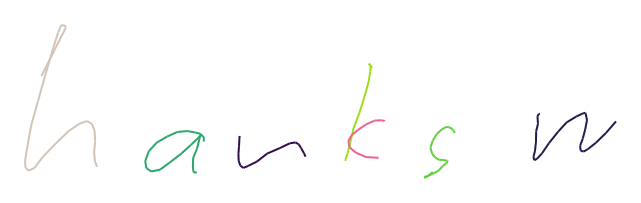
#> input picture handwriting-gen/lstm/Thanks_1.0_lstm.png, 641 x 203 px, found by its file name; its folder holds only this picture in this run
$ python plot_thickimages.py
#> lines starting #> are read from the running program, lines starting #| are printed output that depends on the picture; after the words box and inside, x2 and y2 are one past the last pixel; in counts of white or black regions, pixels touching at a corner belong together
import cv2
import os
import numpy as np
images = os.listdir('lstm')

for f in images:
    if '.png' in f:
        img = cv2.imread('lstm\\' + f, 2)
#> img: shape (203, 641); min 29, max 255, mean 252.9
        (_, img) = cv2.threshold(img, 200, 255, cv2.THRESH_BINARY)
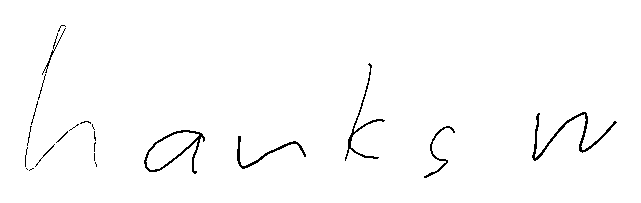
#> img: shape (203, 641); 98.5% white; black in thin lines or dots, all inside (x1, y1, x2, y2) = (25, 25, 617, 178)
        img = cv2.erode(img, np.ones((5, 5)), 5)
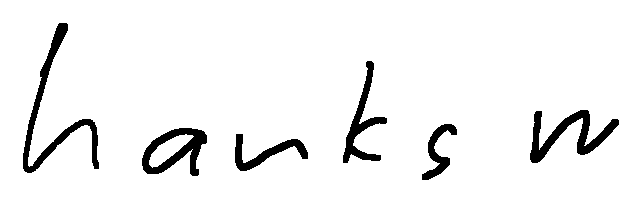
#> img: shape (203, 641); 94.3% white; 6 black regions, box (x1, y1, x2, y2) and area: (23, 23, 99, 173) 1856, (530, 110, 619, 163) 1560, (142, 128, 207, 176) 1352, (343, 61, 387, 163) 1158, (235, 134, 308, 171) 857, (422, 124, 457, 180) 671
        cv2.imwrite('lstm\\thickened' + f, img)

$ run again, on handwriting-gen/lstm/please_0.4_lstm.png
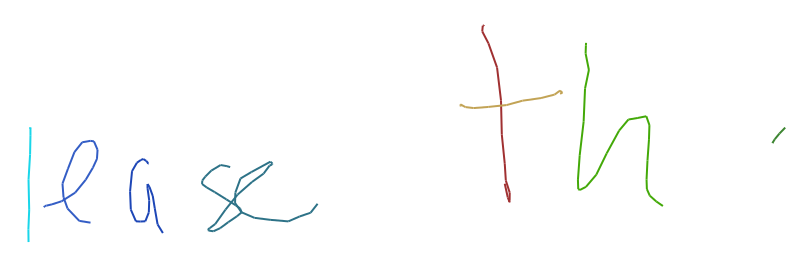
#> input picture handwriting-gen/lstm/please_0.4_lstm.png, 811 x 267 px, found by its file name
#> `(_, img) = cv2.threshold(img, 200, 255, cv2.THRESH_BINARY)`:
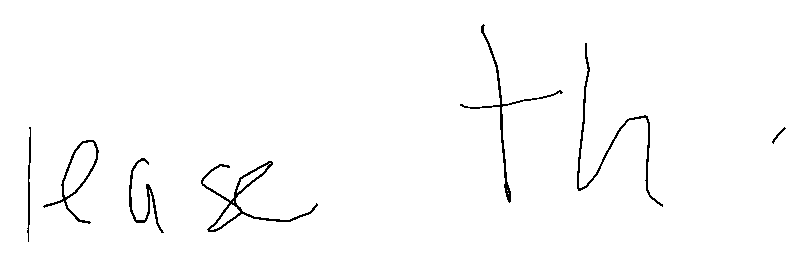
#> img: shape (267, 811); 98.4% white; black in thin lines or dots, all inside (x1, y1, x2, y2) = (27, 24, 786, 242)
#> `img = cv2.erode(img, np.ones((5, 5)), 5)`:
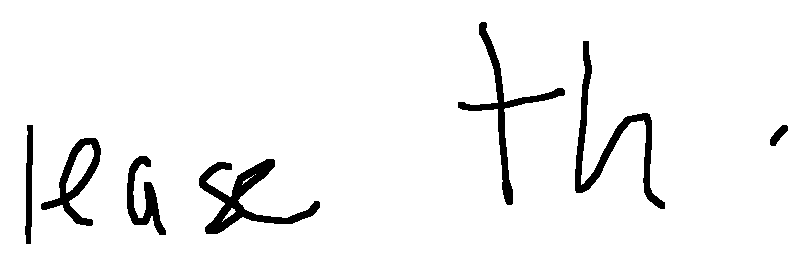
#> img: shape (267, 811); 95.1% white; 7 black regions, largest, box (x1, y1, x2, y2) and area: (199, 159, 320, 234) 2552, (575, 41, 665, 209) 2427, (458, 22, 565, 205) 2018

$ run again, on handwriting-gen/lstm/thickenedexcellent_0.2_lstm.png
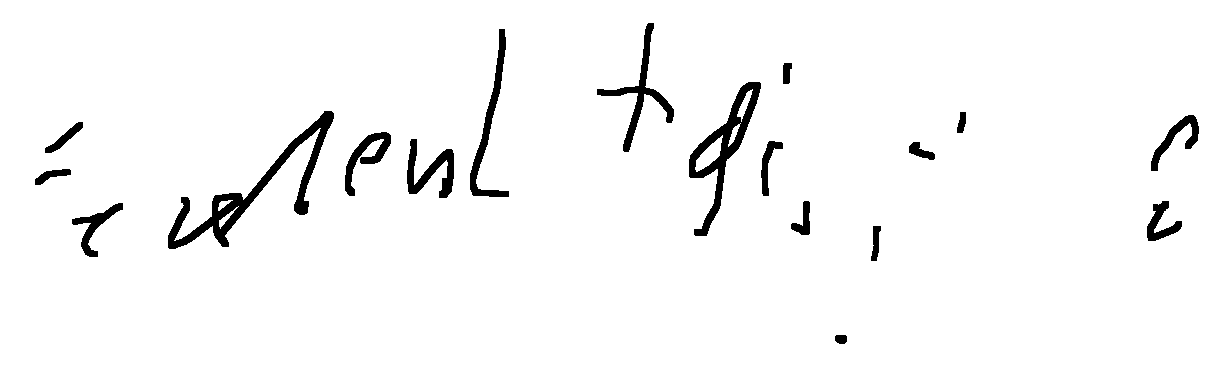
#> input picture handwriting-gen/lstm/thickenedexcellent_0.2_lstm.png, 1221 x 366 px, found by its file name
#> `img = cv2.erode(img, np.ones((5, 5)), 5)`:
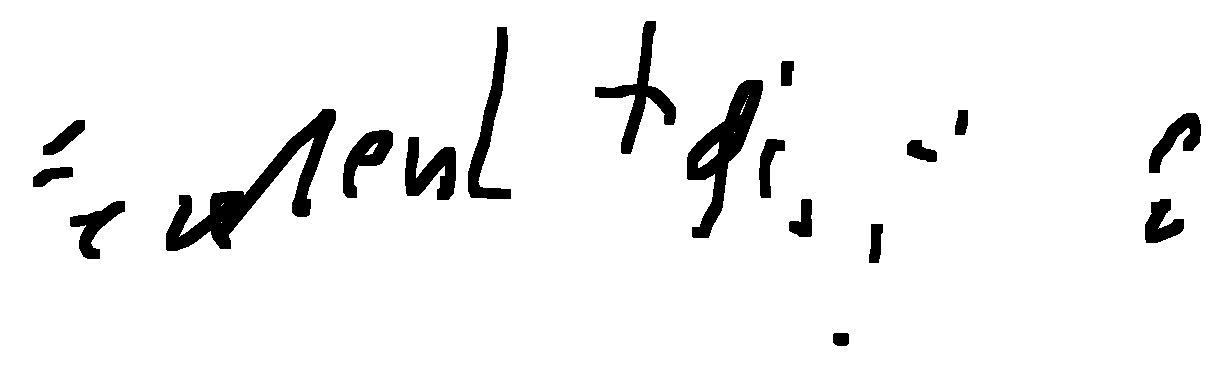
#> img: shape (366, 1221); 94.2% white; 18 black regions, largest, box (x1, y1, x2, y2) and area: (166, 109, 336, 251) 5829, (687, 80, 763, 238) 4130, (595, 21, 676, 154) 2572
